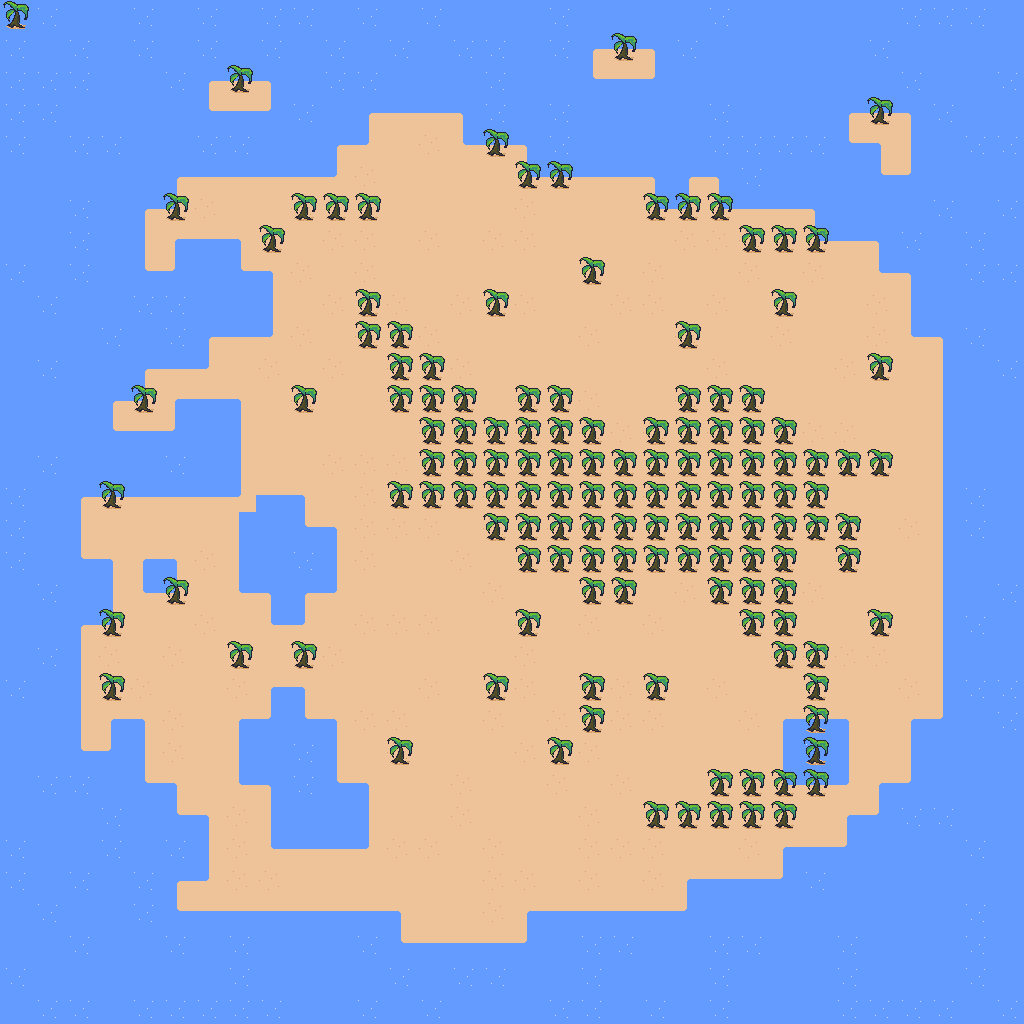

Tiled map render using the project's own tile images. Description and the map definition, with tile-layer contents summarised, below:
An orthogonal 32x32 tile map with 32x32 px tiles, 2 tile layers (Tile Layer 1, Tile Layer 2), 2 tilesets and 12 objects.

<map version="1.2" tiledversion="1.2.0" orientation="orthogonal" renderorder="right-down" width="32" height="32" tilewidth="32" tileheight="32" infinite="0" nextlayerid="4" nextobjectid="2">
 <tileset firstgid="1" name="basic-terrain" tilewidth="32" tileheight="32" tilecount="64" columns="8">
  <image source="../images/basic-terrain.png" trans="000000" width="256" height="256" />
  <terraintypes>
   <terrain name="sea" tile="0">
    <properties>
     <property name="Solid" value="true" />
     <property name="solid" value="true" />
    </properties>
   </terrain>
   <terrain name="beach" tile="1">
    <properties>
     <property name="Solid" value="false" />
     <property name="solid" value="false" />
    </properties>
   </terrain>
  </terraintypes>
  <tile id="0" terrain="0,0,0,0">
   <properties>
    <property name="Solid" value="true" />
   </properties>
   <objectgroup draworder="index">
    <object id="1" x="0.173913" y="0.173913" width="31.6522" height="31.6957" />
   </objectgroup>
  </tile>
  <tile id="1" terrain="1,1,1,1">
   <properties>
    <property name="Solid" value="false" />
   </properties>
  </tile>
  <tile id="8" terrain="0,0,0,0">
   <properties>
    <property name="Solid" value="true" />
   </properties>
   <objectgroup draworder="index">
    <object id="1" x="0.304348" y="0.217391" width="31.6087" height="32" />
   </objectgroup>
  </tile>
  <tile id="9" terrain="1,1,1,1">
   <properties>
    <property name="Solid" value="false" />
   </properties>
  </tile>
  <tile id="16" terrain="1,1,1,0">
   <properties>
    <property name="Solid" value="false" />
   </properties>
   <objectgroup draworder="index">
    <object id="1" x="15.8261" y="16.8696" width="15.8261" height="15.3478" />
   </objectgroup>
  </tile>
  <tile id="17" terrain="1,1,0,0">
   <properties>
    <property name="Solid" value="false" />
   </properties>
   <objectgroup draworder="index">
    <object id="1" x="0.173913" y="15.0435" width="31.6087" height="19.087" />
   </objectgroup>
  </tile>
  <tile id="18" terrain="1,1,0,1">
   <properties>
    <property name="Solid" value="false" />
   </properties>
   <objectgroup draworder="index">
    <object id="1" x="0.434783" y="15.3478" width="16.3478" height="16.6957" />
   </objectgroup>
  </tile>
  <tile id="24" terrain="1,0,1,0">
   <properties>
    <property name="Solid" value="false" />
   </properties>
  </tile>
  <tile id="25" terrain="0,0,0,0">
   <properties>
    <property name="Solid" value="true" />
   </properties>
   <objectgroup draworder="index">
    <object id="1" x="0" y="0.391304" width="31.6957" height="31.1739" />
   </objectgroup>
  </tile>
  <tile id="26" terrain="0,1,0,1">
   <properties>
    <property name="Solid" value="false" />
   </properties>
   <objectgroup draworder="index">
    <object id="1" x="0.0869565" y="0.130435" width="16.6522" height="31.6087" />
   </objectgroup>
  </tile>
  <tile id="32" terrain="1,0,1,1">
   <properties>
    <property name="Solid" value="false" />
   </properties>
  </tile>
  <tile id="33" terrain="0,0,1,1">
   <properties>
    <property name="Solid" value="false" />
   </properties>
  </tile>
  <tile id="34" terrain="0,1,1,1">
   <properties>
    <property name="Solid" value="false" />
   </properties>
  </tile>
  <tile id="40" terrain="0,0,0,1">
   <properties>
    <property name="Solid" value="true" />
   </properties>
  </tile>
  <tile id="41" terrain="0,0,1,1">
   <properties>
    <property name="Solid" value="true" />
   </properties>
  </tile>
  <tile id="42" terrain="0,0,1,0">
   <properties>
    <property name="Solid" value="true" />
   </properties>
   <objectgroup draworder="index">
    <object id="1" x="0.304348" y="0.130435" width="31.5217" height="15.9565" />
    <object id="2" x="15.3478" y="4.26087" width="16.3043" height="27.5217" />
   </objectgroup>
  </tile>
  <tile id="48" terrain="0,1,0,1">
   <properties>
    <property name="Solid" value="true" />
   </properties>
  </tile>
  <tile id="49" terrain="1,1,1,1">
   <properties>
    <property name="Solid" value="false" />
   </properties>
  </tile>
  <tile id="50" terrain="1,0,1,0">
   <properties>
    <property name="Solid" value="true" />
   </properties>
   <objectgroup draworder="index">
    <object id="1" x="15.3913" y="0.434783" width="15.9565" height="31.1739" />
   </objectgroup>
  </tile>
  <tile id="56" terrain="0,1,0,0">
   <properties>
    <property name="Solid" value="true" />
   </properties>
  </tile>
  <tile id="57" terrain="1,1,0,0">
   <properties>
    <property name="Solid" value="true" />
   </properties>
  </tile>
  <tile id="58" terrain="1,0,0,0">
   <properties>
    <property name="Solid" value="true" />
   </properties>
  </tile>
 </tileset>
 <tileset firstgid="65" name="basic-sprites" tilewidth="32" tileheight="32" tilecount="64" columns="8">
  <image source="../images/basic-sprites.png" trans="000000" width="256" height="256" />
  <tile id="0">
   <properties>
    <property name="Solid" value="true" />
    <property name="solid" value="true" />
   </properties>
   <objectgroup draworder="index">
    <object id="1" x="8.26087" y="24" width="17.6087" height="5.21739">
     <ellipse />
    </object>
   </objectgroup>
  </tile>
 </tileset>
 <layer id="1" name="Tile Layer 1" width="32" height="32">
  <data>[1024 cells, 1024 non-empty, 22 distinct tile ids]</data>
 </layer>
 <layer id="2" name="Tile Layer 2" width="32" height="32">
  <data>[1024 cells, 137 non-empty, 3 distinct tile ids]</data>
 </layer>
 <objectgroup id="3" name="obj">
  <object id="1" x="10" y="8" width="1000" height="110">
   <properties>
    <property name="Solid" value="true" />
   </properties>
  </object>
 </objectgroup>
</map>